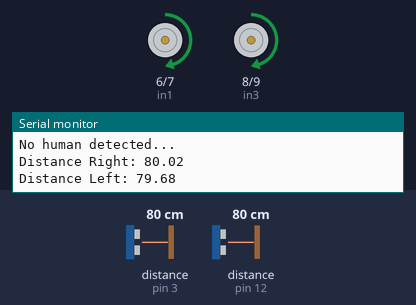
Bench run of a sketch on a simulated Arduino Uno, built with avr-gcc and run on an emulated ATmega328P. Parts: motor-driver pin pairs drawn as motors (green arrow = first pin HIGH = forward, orange = second pin HIGH = backward, longer = more drive, scaled by the enable pin), the last lines printed to the serial monitor. Wiring (inferred from the names in the program): 2 × ultrasonic range finder: trigger pin 4, echo pin 3 / trigger pin 11, echo pin 12. Inputs (shaded band) come from the test bench; at power-on: distance to the obstacle (sensors on pin 3, pin 12) 80 cm. The echo pulse lasts 58.3 µs per cm.

Above: at 1.0 s.
1.1 s: distance to the obstacle (sensor on pin 3) set to 43 cm
2.6 s: distance to the obstacle (sensor on pin 3) set to 38 cm
At 3.3 s:
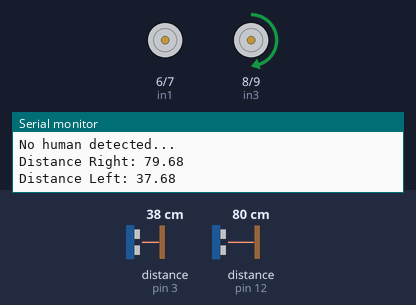
4.1 s: distance to the obstacle (sensor on pin 12) set to 2 cm
At 5.1 s:
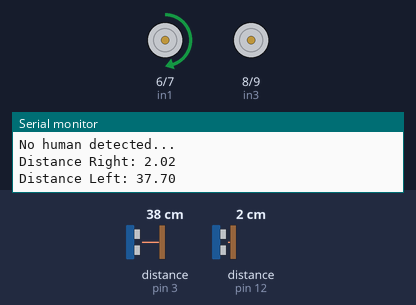
5.6 s: distance to the obstacle (sensor on pin 12) set to 37 cm
7.1 s: distance to the obstacle (sensor on pin 12) set to 43 cm
At 7.5 s:
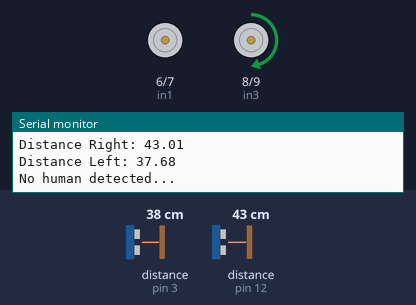
8.7 s: distance to the obstacle (sensor on pin 12) set to 4 cm
At 20.9 s:
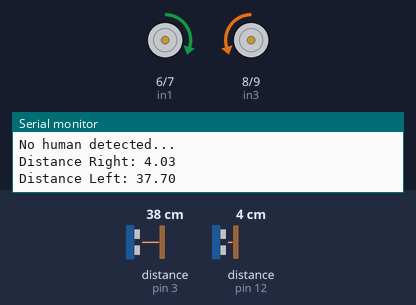
Timing chart, 0 to 21.7 s (numbered marks = the images above; inputs shaded):
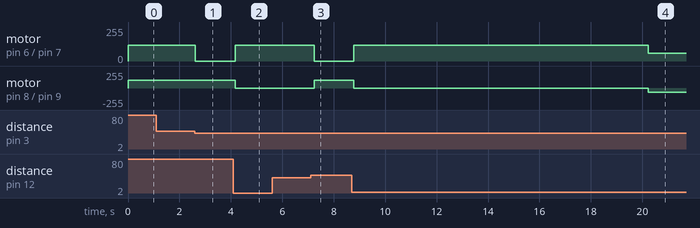

Measured:
- the behaviour switches between 41 and 40 cm on distance to the obstacle (sensor on pin 3) (found by bisection; images 0 and 1)
- the behaviour switches between 39 and 40 cm on distance to the obstacle (sensor on pin 12) (found by bisection; images 2 and 3)
- after the input at 2.6 s, motor on pin 6 (in1) / pin 7 (in2): forward 120/255 → stopped at once
- after the input at 4.1 s, motor on pin 6 (in1) / pin 7 (in2): stopped → forward 120/255 after 0.07 s; motor on pin 8 (in3) / pin 9 (in4): forward 120/255 → stopped after 0.07 s
- after the input at 7.1 s, motor on pin 6 (in1) / pin 7 (in2): forward 120/255 → stopped after 0.13 s; motor on pin 8 (in3) / pin 9 (in4): stopped → forward 120/255 after 0.13 s
- after the input at 8.7 s, motor on pin 6 (in1) / pin 7 (in2): stopped → forward 120/255 after 0.07 s, → forward 60/255 11.5 s later; motor on pin 8 (in3) / pin 9 (in4): forward 120/255 → stopped after 0.07 s, → backward 60/255 11.5 s later

The sketch:

arduino.ino
```cpp
//MOTOR 1 and 2 PINS
int ena = 5;
int in1 = 6;
int in2 = 7;
int in3 = 8;
int in4 = 9;
int enb = 10;


//PIR Sensor
const int led = 1; // Led positive terminal to the digital pin 9.
const  int sensor = 2; // signal pin of sensor to digital pin 5.
int val;


//ultrasonic sensor right
const int trigPin = 11;
const int echoPin = 12;
float duration, distance;


//ultrasonic sensor left
const int trigPinL = 4;
const int echoPinL = 3;
float durationL, distanceL;


void setup() {
Serial.begin(9600);


 //PIR Sensor
 pinMode(led, OUTPUT); // Led is determined as an output here.
 pinMode(sensor, INPUT); // PIR motion sensor is determined is an input here.


//ultrasonic sensor right
pinMode(trigPin, OUTPUT);
pinMode(echoPin, INPUT);


//ultrasonic sensor left
pinMode(trigPinL, OUTPUT);
pinMode(echoPinL, INPUT);


// DC motor with L298N driver
pinMode(ena, OUTPUT);
pinMode(in1, OUTPUT);
pinMode(in2, OUTPUT);
pinMode(enb, OUTPUT);
pinMode(in3, OUTPUT);
pinMode(in4, OUTPUT);


// turn all motors off
digitalWrite(in1,LOW);
digitalWrite(in2,LOW);
digitalWrite(in3,LOW);
digitalWrite(in4,LOW);


// start rotating after not detecting any movements
unsigned long startTime = millis(); // Record the start time
while (millis() - startTime < 20000) { // Run the loop for 10 seconds
 Serial.println("No human detected...");


 // right ultrasonic sensor
 digitalWrite(trigPin, LOW);
 delayMicroseconds(2);
 digitalWrite(trigPin, HIGH);
 delayMicroseconds(10);
 digitalWrite(trigPin, LOW);
 duration = pulseIn(echoPin, HIGH);
 distance = (duration*.0343)/2;
 Serial.print("Distance Right: ");
 Serial.println(distance);


 // left ultrasonic sensor
 digitalWrite(trigPinL, LOW);
 delayMicroseconds(2);
 digitalWrite(trigPinL, HIGH);
 delayMicroseconds(10);
 digitalWrite(trigPinL, LOW);
 durationL = pulseIn(echoPinL, HIGH);
 distanceL = (durationL*.0343)/2;
 Serial.print("Distance Left: ");
 Serial.println(distanceL);
 if(distance < 40){ // right ultrasonic sensor
  digitalWrite(in1,HIGH);
  digitalWrite(in2,LOW);
  digitalWrite(in3,LOW);
  digitalWrite(in4,LOW);
  analogWrite(ena, 120);
  analogWrite(enb, 120);
  delay(250);
 }else if(distanceL < 40){
  digitalWrite(in1,LOW);
  digitalWrite(in2,LOW);
  digitalWrite(in3,HIGH);
  digitalWrite(in4,LOW);
  analogWrite(ena, 120);
  analogWrite(enb, 120);
  delay(250);
 }else{
  digitalWrite(in1,HIGH);
  digitalWrite(in2,LOW);
  digitalWrite(in3,HIGH);
  digitalWrite(in4,LOW);
  analogWrite(ena, 120);
  analogWrite(enb, 120);
  delay(250);
 }
}


//PIR Sensor detection testing
  //MOTOR_A CLOCKWISE MAX SPEED // rotate first
  digitalWrite(in1,HIGH);
  digitalWrite(in2,LOW);
  digitalWrite(in3,LOW);
  digitalWrite(in4,HIGH);
  analogWrite(ena, 60);
  analogWrite(enb, 60);
  delay(5000);
while(digitalRead(sensor) == LOW){ // while human not found, rotates
  //MOTOR_A CLOCKWISE MAX SPEED
  digitalWrite(in1,HIGH);
  digitalWrite(in2,LOW);
  digitalWrite(in3,LOW);
  digitalWrite(in4,HIGH);
  analogWrite(ena, 60);
  analogWrite(enb, 60);
}


// now the direction is correct, moving towards detected human
distance = 30.0;
distanceL = 30.0;
while(distance > 25 || distanceL > 25){
 // right ultrasonic sensor
 digitalWrite(trigPin, LOW);
 delayMicroseconds(2);
 digitalWrite(trigPin, HIGH);
 delayMicroseconds(10);
 digitalWrite(trigPin, LOW);
 duration = pulseIn(echoPin, HIGH);
 distance = (duration*.0343)/2;
 Serial.print("Distance Right: ");
 Serial.println(distance);


 // left ultrasonic sensor
 digitalWrite(trigPinL, LOW);
 delayMicroseconds(2);
 digitalWrite(trigPinL, HIGH);
 delayMicroseconds(10);
 digitalWrite(trigPinL, LOW);
 durationL = pulseIn(echoPinL, HIGH);
 distanceL = (durationL*.0343)/2;
 Serial.print("Distance Left: ");
 Serial.println(distanceL);


  digitalWrite(in1,HIGH);
  digitalWrite(in2,LOW);
  digitalWrite(in3,HIGH);
  digitalWrite(in4,LOW);
  analogWrite(ena, 100);
  analogWrite(enb, 100);
}


Serial.println("Yes human detected...");
  digitalWrite(in1,LOW);
  digitalWrite(in2,LOW);
  digitalWrite(in3,LOW);
  digitalWrite(in4,LOW);


 unsigned long startTime2 = millis(); // Record the start time
 while (millis() - startTime2 < 10000) { // Run the loop for 10 seconds
  digitalWrite(led, HIGH);
  delay(1000);
  digitalWrite(led, LOW);
  delay(1000);
 }


//  while(1){ // while human not found, rotates
//    //MOTOR_A CLOCKWISE MAX SPEED
//    digitalWrite(in1,HIGH);
//    digitalWrite(in2,LOW);
//    digitalWrite(in3,LOW);
//    digitalWrite(in4,HIGH);
//    analogWrite(ena, 100);
//    analogWrite(enb, 100);
//  }


// //MOTOR_A CLOCKWISE MAX SPEED
// digitalWrite(in1,HIGH);
// digitalWrite(in2,LOW);
// analogWrite(enb, 60);
// //MOTOR_B CLOCKWISE MAX SPEED
// digitalWrite(in3,HIGH);
// digitalWrite(in4,LOW);
// analogWrite(enb, 60);
// delay(2000);


// //STOP
// digitalWrite(in1,LOW);
// digitalWrite(in2,LOW);
// digitalWrite(in3,LOW);
// digitalWrite(in4,LOW);
// delay(2000);


// //MOTOR_A COUNTERCLOCKWISE MAX SPEED
// digitalWrite(in1,LOW);
// digitalWrite(in2,HIGH);
// analogWrite(ena, 60);


// //MOTOR_B COUNTERCLOCKWISE MAX SPEED
// digitalWrite(in3,LOW);
// digitalWrite(in4,HIGH);
// analogWrite(enb, 60);
// delay(2000);


// //STOP
// digitalWrite(in1,LOW);
// digitalWrite(in2,LOW);
// digitalWrite(in3,LOW);
// digitalWrite(in4,LOW);
// delay(2000);


// //MOTOR_A CLOCKWISE HALF SPEED
// digitalWrite(in1,HIGH);
// digitalWrite(in2,LOW);
// analogWrite(ena, 50);
// //MOTOR_B CLOCKWISE HALF SPEED
// digitalWrite(in3,HIGH);
// digitalWrite(in4,LOW);
// analogWrite(enb, 50);
// delay(2000);


// //STOP
// digitalWrite(in1,LOW);
// digitalWrite(in2,LOW);
// digitalWrite(in3,LOW);
// digitalWrite(in4,LOW);
// delay(2000);


// //MOTOR_A COUNTERCLOCKWISE MAX SPEED
// digitalWrite(in1,LOW);
// digitalWrite(in2,HIGH);
// analogWrite(ena, 50);


// //MOTOR_B COUNTERCLOCKWISE MAX SPEED
// digitalWrite(in3,LOW);
// digitalWrite(in4,HIGH);
// analogWrite(enb, 50);
// delay(2000);


// //STOP
// digitalWrite(in1,LOW);
// digitalWrite(in2,LOW);
// digitalWrite(in3,LOW);
// digitalWrite(in4,LOW);
// delay(2000);
}


void loop() {


}
```
